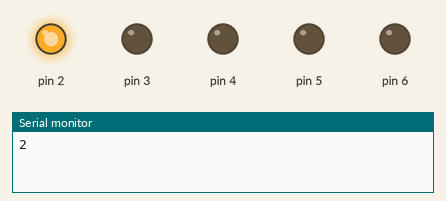
The sketch below on a simulated Arduino Uno, built with avr-gcc and run on an emulated ATmega328P. Shown: output pins drawn as LEDs (lit = HIGH), the last lines printed to the serial monitor.

Above: at 0.5 s.
At 3.5 s:
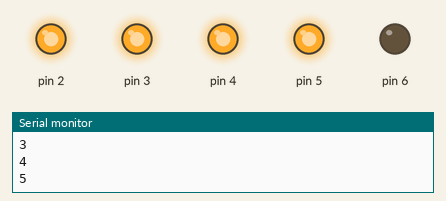
At 5.0 s:
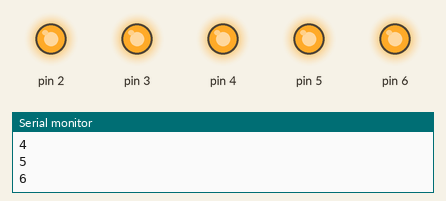
At 8.5 s:
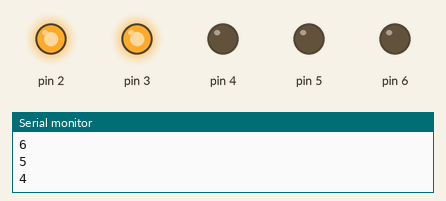
At 10.5 s:
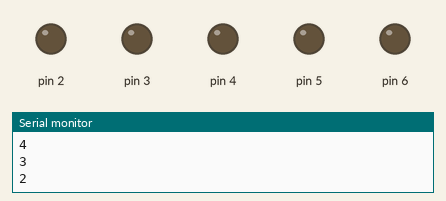
At 13.5 s:
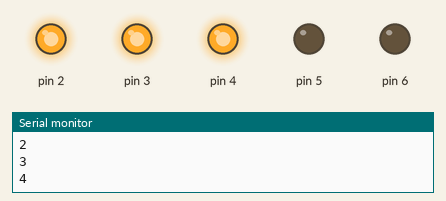
Timing chart, 0 to 14.3 s (numbered marks = the images above):
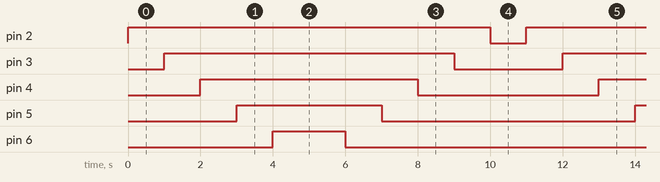

The sketch:

for-5leds.ino
```cpp
int contador;

void setup() {
  // put your setup code here, to run once:
  Serial.begin(9600);
  pinMode(2,OUTPUT);
  pinMode(3,OUTPUT);
  pinMode(4,OUTPUT);
  pinMode(5,OUTPUT);
  pinMode(6,OUTPUT);

}

void loop() {
  // put your main code here, to run repeatedly:
  for(contador=2;contador<=6;contador++){
    digitalWrite(contador, HIGH);
    Serial.println(contador);
    delay(1000);
  }
  delay(1000);
  for(contador=6;contador>=2;contador--){
    digitalWrite(contador, LOW);
    Serial.println(contador);
    delay(1000);
  }
}
```

Measured:
- by itself, pin 2: alternates HIGH for 10.0 s and LOW for 1.0 s
- by itself, pin 3: alternates HIGH for 8.0 s and LOW for 3.0 s
- by itself, pin 4: alternates HIGH for 6.0 s and LOW for 5.0 s
- by itself, pin 5: alternates HIGH for 4.0 s and LOW for 7.0 s
- by itself, pin 6: alternates HIGH for 2.0 s and LOW for 9.0 s
